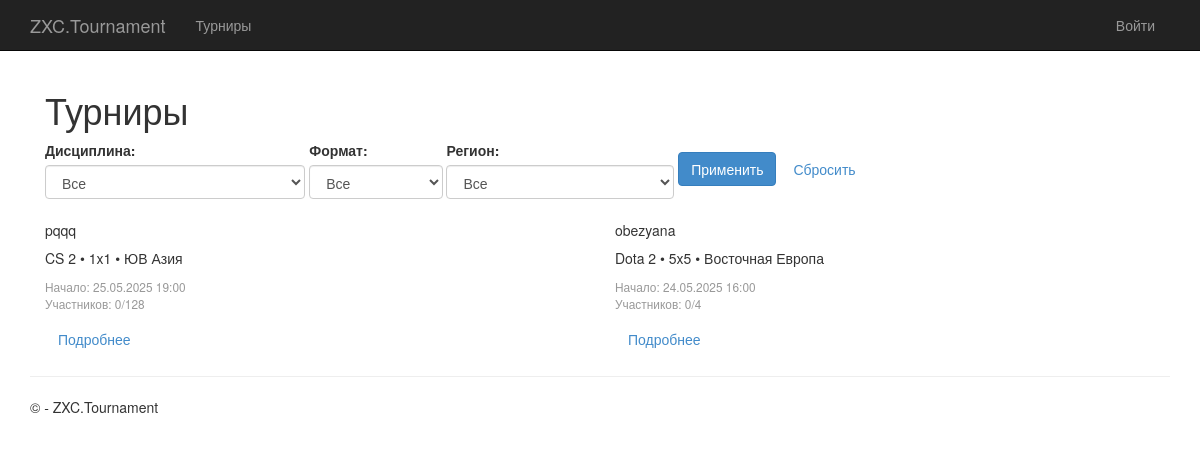
/tournaments/, run on an earlier commit of the app's database.
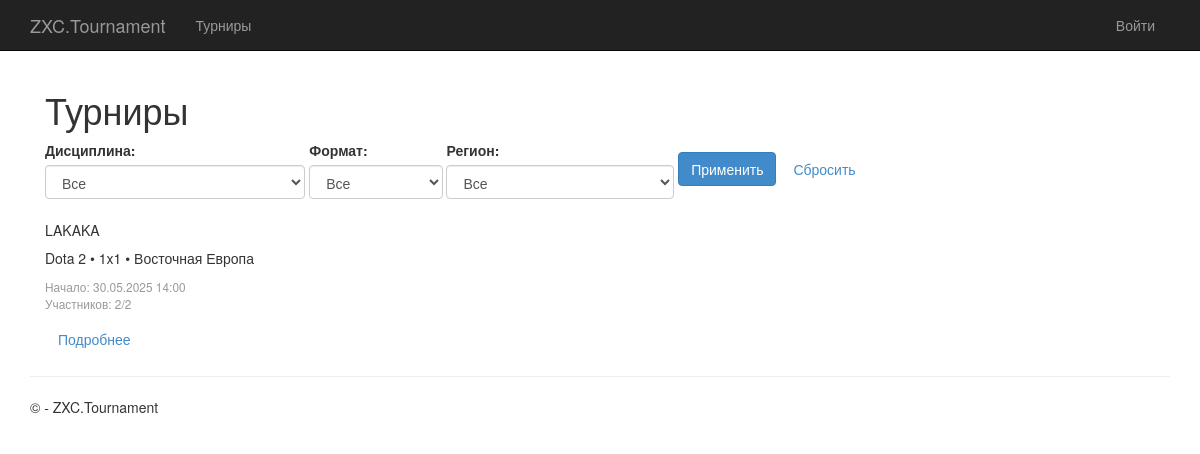
And on a later commit of the database.
### app/models.py (models this page shows, shortened)
class Tournament(models.Model):
    DISCIPLINE_CHOICES = [
        ('Dota 2', 'Dota 2'),
        ('CS 2', 'CS 2'),
        ('Valorant', 'Valorant'),
        ('LoL', 'League of Legends'),
    ]
    FORMAT_CHOICES = [
        ('1x1', '1x1'),
        ('2x2', '2x2'),
        ('3x3', '3x3'),
        ('5x5', '5x5'),
    ]
    TEAM_COUNT_CHOICES = [
        (2, '2'),
        (4, '4'),
        (8, '8'),
        (16, '16'),
        (32, '32'),
        (64, '64'),
        (128, '128'),
        (256, '256'),
        (512, '512'),
    ]
    LOCATION_CHOICES = [
        ('China', 'Китай'),
        ('Western Europe', 'Западная Европа'),
        ('Eastern Europe', 'Восточная Европа'),
        ('Southeast Asia', 'ЮВ Азия'),
        ('North America', 'Северная Америка'),
        ('South America', 'Южная Америка'),
    ]
    name = models.CharField(max_length=200, verbose_name="Название турнира")
    max_teams = models.IntegerField(choices=TEAM_COUNT_CHOICES, verbose_name="Максимальное количество команд")
    start_date = models.DateTimeField(verbose_name="Дата начала")
    discipline = models.CharField(max_length=50, choices=DISCIPLINE_CHOICES, verbose_name="Дисциплина")
    game_format = models.CharField(max_length=50, choices=FORMAT_CHOICES, verbose_name="Формат игры")
    location = models.CharField(max_length=50, choices=LOCATION_CHOICES, verbose_name="Локация")
    description = models.TextField(verbose_name="Описание", blank=True, null=True)
    creator = models.ForeignKey(User, on_delete=models.CASCADE, verbose_name="Создатель")
    created_at = models.DateTimeField(default=timezone.now, verbose_name="Дата создания")
    is_active = models.BooleanField(default=True, verbose_name="Активный")
    registered_teams = models.ManyToManyField(
        'Team',
        through='TournamentRegistration',
        related_name='tournaments',
        blank=True,
        verbose_name="Зарегистрированные команды"
    )
    class Meta:
        ordering = ['-created_at']
        verbose_name = 'Турнир'
        verbose_name_plural = 'Турниры'

### app/views.py (the view)
# urls.py: path('tournaments/', views.tournaments, name='tournaments'),
def tournaments(request):
    region = request.GET.get('region')
    discipline = request.GET.get('discipline')
    game_format = request.GET.get('game_format')
    tournaments_qs = Tournament.objects.filter(is_active=True).order_by('-created_at')
    if region:
        tournaments_qs = tournaments_qs.filter(location=region)
    if discipline:
        tournaments_qs = tournaments_qs.filter(discipline=discipline)
    if game_format:
        tournaments_qs = tournaments_qs.filter(game_format=game_format)
    context = {
        'tournaments': tournaments_qs,
        'regions': Tournament.LOCATION_CHOICES,
        'disciplines': Tournament.DISCIPLINE_CHOICES,
        'game_formats': Tournament.FORMAT_CHOICES,
        'selected_region': region,
        'selected_discipline': discipline,
        'selected_game_format': game_format,
        'title': 'Турниры',
    }
    return render(request, 'app/tournaments/tournaments.html', context)

### app/templates/app/tournaments/tournaments.html (shortened to what this page needs)
﻿{% extends "app/layout.html" %}
{% block content %}
<div class="container">
    <h1 class="mb-4">Турниры</h1>
    <div class="card mb-4">
        <div class="card-body">
            <form method="get" class="form-inline">
                <div class="form-group mr-3 mb-2">
                    <label for="discipline" class="mr-2">Дисциплина:</label>
                    <select name="discipline" id="discipline" class="form-control">
                        <option value="">Все</option>
                    </select>
                </div>
                <div class="form-group mr-3 mb-2">
                    <label for="game_format" class="mr-2">Формат:</label>
                    <select name="game_format" id="game_format" class="form-control">
                        <option value="">Все</option>
                    </select>
                </div>
                <div class="form-group mr-3 mb-2">
                    <label for="region" class="mr-2">Регион:</label>
                    <select name="region" id="region" class="form-control">
                        <option value="">Все</option>
                    </select>
                </div>
                <button type="submit" class="btn btn-primary mb-2">Применить</button>
                <a href="{% url 'tournaments' %}" class="btn btn-outline-secondary mb-2 ml-2">Сбросить</a>
            </form>
        </div>
    </div>
    <div class="row">
        {% for tournament in tournaments %}
        <div class="col-md-6 mb-4">
            <div class="card h-100">
                <div class="card-body">
                    <h5 class="card-title">{{ tournament.name }}</h5>
                    <p class="card-text">
                        {{ tournament.get_discipline_display }} •
                        {{ tournament.get_game_format_display }} •
                        {{ tournament.get_location_display }}
                    </p>
                    <p class="text-muted">
                        <small>Начало: {{ tournament.start_date|date:"d.m.Y H:i" }}</small><br>
                        <small>Участников: {{ tournament.registered_teams.count }}/{{ tournament.max_teams }}</small>
                    </p>
                    <a href="{% url 'tournament_detail' tournament_id=tournament.id %}" class="btn btn-outline-primary">
                        Подробнее
                    </a>
                </div>
            </div>
        </div>
        {% empty %}
        <div class="col-12">
            <div class="alert alert-info">По вашим критериям не найдено активных турниров.</div>
        </div>
        {% endfor %}
    </div>
</div>
{% endblock %}

What changed in the data, as far as the page shows it:
removed Tournament: name "pqqq", discipline "CS 2", game_format "1x1", location "ЮВ Азия", start_date "25.05.2025 19:00", registered_teams.count "0", max_teams "128"
removed Tournament: name "obezyana", discipline "Dota 2", game_format "5x5", location "Восточная Европа", start_date "24.05.2025 16:00", registered_teams.count "0", max_teams "4"
added Tournament: name "LAKAKA", discipline "Dota 2", game_format "1x1", location "Восточная Европа", start_date "30.05.2025 14:00", registered_teams.count "2", max_teams "2"
